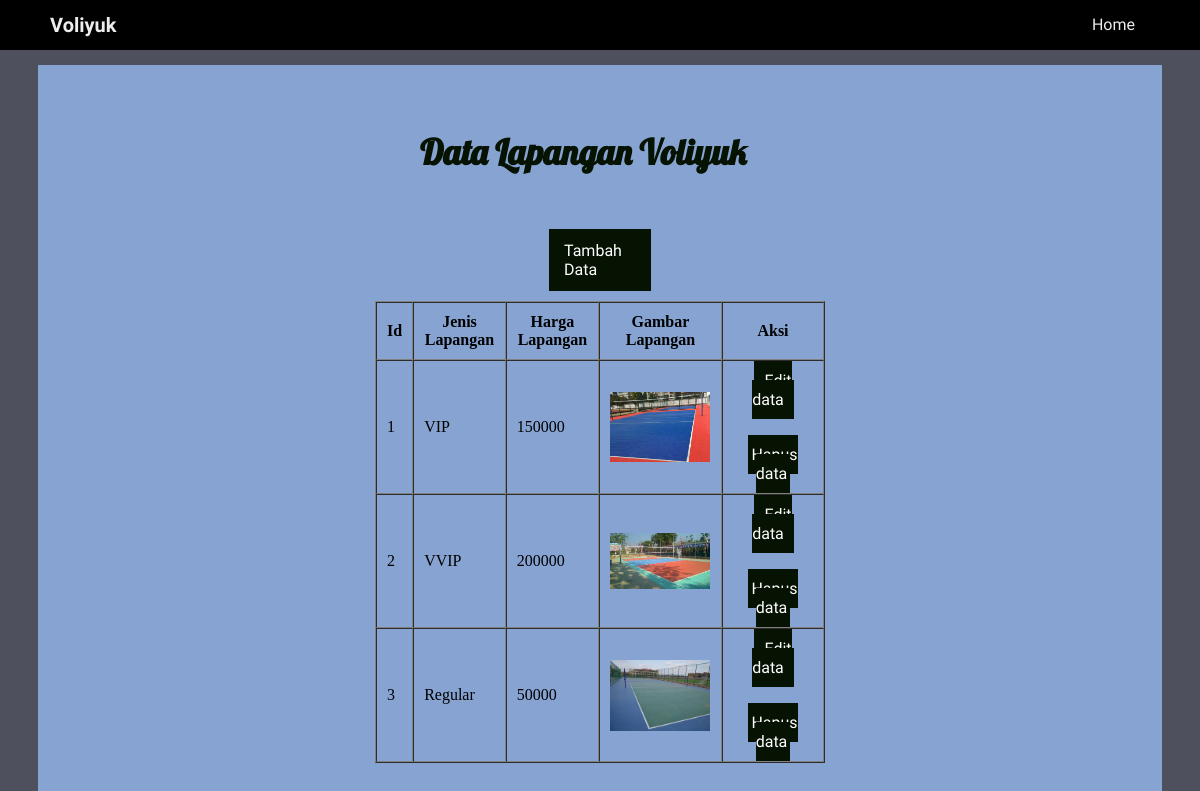
/dataLapangan.php, run on the app's committed database.
### tables this page shows
CREATE TABLE `lapangan` (
  `id` int(100) NOT NULL,
  `jenis_lapangan` varchar(255) NOT NULL,
  `harga` int(255) NOT NULL,
  `gambar` varchar(255) NOT NULL
);

### koneksidb.php (called while the page is built, shortened)
<?php
$server = "localhost";
$user = "root";
$pass = "";
$db_name = "voliyuk";
$conn = mysqli_connect($server, $user, $pass,$db_name);
function query($query) {
	global $conn;
	$result = mysqli_query($conn, $query);
	$rows =[];
	while($row = mysqli_fetch_assoc($result)){
		$rows[]=$row;
	}
	return $rows;
}
?>

### dataLapangan.php (the view, shortened to what this page needs)
<?php
include 'koneksidb.php';
$lapangan = query("SELECT * FROM lapangan");
?>
<html>
	<head><title> Admin - Data Lapangan</title>
	<link rel="stylesheet" type="text/css" href="styles/stylemain.css">
	</head>
<body>
	<div class="header">
		<div class="judul">
			<h1>Voliyuk</h1>
		</div>
		<div class="navbar">
			<a href="homeAdmin.html" >Home</a>
		</div>
	</div>
	<div class="main">
		<div class="judul">
			<h3> Data Lapangan Voliyuk </h3>
		</div>
		<div class="tabel">
			<table border="1" cellpadding="10" cellspacing="0">
			<tr>
			<th>Id</th>
			<th>Jenis Lapangan</th>
			<th>Harga Lapangan</th>
			<th>Gambar Lapangan</th>
			<th>Aksi</th>
			</tr>
			<?php $i = 1 ?>
			<?php foreach ($lapangan as $row):?>
			<tr>
			<td><?php echo $i;?></td>
			<td><?php echo $row["jenis_lapangan"];?></td>
			<td><?php echo $row["harga"];?></td>
			<td><img src="img/<?php echo $row["gambar"];?>" width="100"></td>
			<td style="height:100px" width="80px" align="center"><a href="editLapangan.php?id=<?php echo $row["id"];?>" class = "editBtn"> Edit data </a> <br><br><br>
			<a href="deleteLapangan.php?id=<?php echo $row["id"];?>" onclick="return confirm('Apakah anda yakin akan menghapus data?');" class = "delBtn"> Hapus data </a></td>
			</tr>
			<?php $i++; ?>
			<?php endforeach; ?>
		</div>
		<a href="addLapangan.php" class="addBtn"> Tambah Data </a>
	</div>
</body>
</html>

### styles/stylemain.css (style rules this page uses)
body { background: #4e505e; }
.header { background:#000000; height: 50px; display: flex; flex-wrap: wrap; justify-content: space-between; align-items:center; position: fixed; top:0; left:0; width:100%; }
.header .judul { font-size: 10px; font-weight:200; color: #EDEDED; font-family:'Merienda One'; padding-left:50px; }
.header .navbar { display:flex; list-style: none; padding-right:50px; }
.header .navbar a { color: #EDEDED; padding:14px 15px; text-decoration:none; text-align: center; font-family: 'Barlow Condensed'; }
.header .navbar ::after { content: ''; width:0%; background:#ffb700; height:2px; display: flex; margin:auto; transition:0.2s; }
.main { margin-top:65px; margin-left: 30px; margin-right: 30px; padding: 30px; background:#86a3d1; }
.main .judul { display:flex; color:#061202; font-size: 30px; font-family: 'Lobster'; margin-left:auto; margin-right:auto; }
.main .tabel { margin-left:auto; margin-right:auto; width: 450px; }
.main .addBtn { display:flex; width:72px; text-decoration: none; font-family: 'Barlow Condensed'; color:#fff; padding:12px 15px; background:#061202; position:relative; margin-top:20px; margin-left:auto; margin-right:auto; margin-bottom:10px; }
.main .editBtn { width:75px; text-decoration: none; font-family: 'Barlow Condensed'; color:#fff; padding:10px 10px; background:#061202; position:relative; margin-top:20px; margin-left:auto; margin-right:auto; margin-bottom:10px; }
.main .delBtn { width:75px; text-decoration: none; font-family: 'Barlow Condensed'; color:#fff; padding:10px 3px; background:#061202; position:relative; margin-top:20px; margin-left:auto; margin-right:auto; margin-bottom:10px; }

### dataLapangan.php (style rules this page uses)
.main .judul { width:360px; }

### data on the page
lapangan: jenis_lapangan "VIP", harga "150000", gambar (picture)
lapangan: jenis_lapangan "VVIP", harga "200000", gambar (picture)
lapangan: jenis_lapangan "Regular", harga "50000", gambar (picture)
